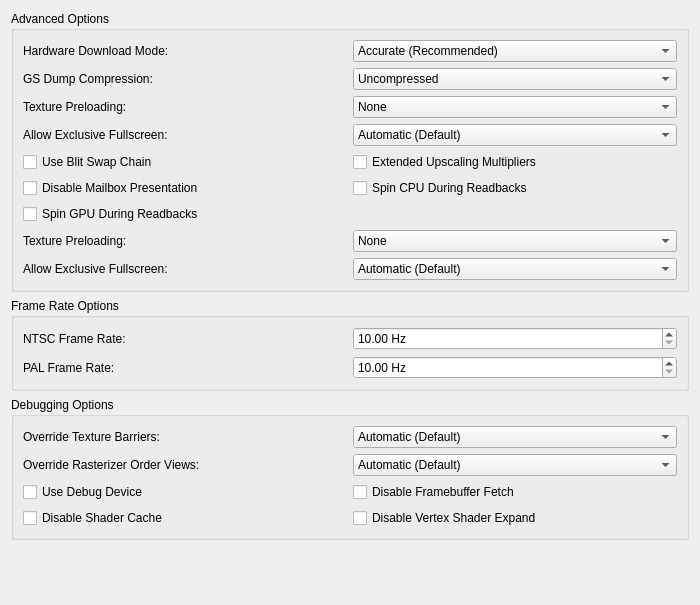
<?xml version="1.0" encoding="UTF-8"?>
<ui version="4.0">
 <class>GraphicsAdvancedSettingsTab</class>
 <widget class="QWidget" name="GraphicsAdvancedSettingsTab">
  <property name="geometry">
   <rect>
    <x>0</x>
    <y>0</y>
    <width>700</width>
    <height>605</height>
   </rect>
  </property>
  <property name="windowTitle">
   <string/>
  </property>
  <layout class="QVBoxLayout" name="verticalLayout">
   <item>
    <widget class="QGroupBox" name="advancedOptions">
     <property name="sizePolicy">
      <sizepolicy hsizetype="Preferred" vsizetype="Fixed">
       <horstretch>0</horstretch>
       <verstretch>0</verstretch>
      </sizepolicy>
     </property>
     <property name="title">
      <string>Advanced Options</string>
     </property>
     <layout class="QGridLayout" name="gridLayout_2">
      <item row="0" column="0">
       <widget class="QLabel" name="hwDownloadModeLabel">
        <property name="text">
         <string>Hardware Download Mode:</string>
        </property>
        <property name="buddy">
         <cstring>gsDownloadMode</cstring>
        </property>
       </widget>
      </item>
      <item row="0" column="1">
       <widget class="QComboBox" name="gsDownloadMode">
        <item>
         <property name="text">
          <string>Accurate (Recommended)</string>
         </property>
        </item>
        <item>
         <property name="text">
          <string>Disable Readbacks (Synchronize GS Thread)</string>
         </property>
        </item>
        <item>
         <property name="text">
          <string>Unsynchronized (Non-Deterministic)</string>
         </property>
        </item>
        <item>
         <property name="text">
          <string>Disabled (Ignore Transfers)</string>
         </property>
        </item>
       </widget>
      </item>
      <item row="1" column="0">
       <widget class="QLabel" name="gsDumpCompressionLabel">
        <property name="text">
         <string>GS Dump Compression:</string>
        </property>
        <property name="buddy">
         <cstring>gsDumpCompression</cstring>
        </property>
       </widget>
      </item>
      <item row="1" column="1">
       <widget class="QComboBox" name="gsDumpCompression">
        <item>
         <property name="text">
          <string>Uncompressed</string>
         </property>
        </item>
        <item>
         <property name="text">
          <string>LZMA (xz)</string>
         </property>
        </item>
        <item>
         <property name="text">
          <string>Zstandard (zst)</string>
         </property>
        </item>
       </widget>
      </item>
      <item row="2" column="0">
       <widget class="QLabel" name="label">
        <property name="text">
         <string>Texture Preloading:</string>
        </property>
       </widget>
      </item>
      <item row="2" column="1">
       <widget class="QComboBox" name="texturePreloading">
        <item>
         <property name="text">
          <string>None</string>
         </property>
        </item>
        <item>
         <property name="text">
          <string>Partial</string>
         </property>
        </item>
        <item>
         <property name="text">
          <string>Full (Hash Cache)</string>
         </property>
        </item>
       </widget>
      </item>
      <item row="3" column="0">
       <widget class="QLabel" name="exclussiveFSLabel">
        <property name="text">
         <string>Allow Exclusive Fullscreen:</string>
        </property>
       </widget>
      </item>
      <item row="3" column="1">
       <widget class="QComboBox" name="exclusiveFullscreenControl">
        <item>
         <property name="text">
          <string>Automatic (Default)</string>
         </property>
        </item>
        <item>
         <property name="text">
          <string>Disallowed</string>
         </property>
        </item>
        <item>
         <property name="text">
          <string>Allowed</string>
         </property>
        </item>
       </widget>
      </item>
      <item row="4" column="0" colspan="2">
       <layout class="QGridLayout" name="advancedLayout">
        <item row="1" column="1">
         <widget class="QCheckBox" name="extendedUpscales">
          <property name="text">
           <string>Extended Upscaling Multipliers</string>
          </property>
         </widget>
        </item>
        <item row="2" column="0">
         <widget class="QCheckBox" name="disableMailboxPresentation">
          <property name="text">
           <string extracomment="Mailbox Presentation: a type of graphics-rendering technique that has not been exposed to the public that often, so chances are you will need to keep the word mailbox in English. It does not have anything to do with postal mailboxes or email inboxes/outboxes.">Disable Mailbox Presentation</string>
          </property>
         </widget>
        </item>
        <item row="1" column="0">
         <widget class="QCheckBox" name="useBlitSwapChain">
          <property name="text">
           <string extracomment="Blit = a data operation. You might want to write it as-is, but fully uppercased. More information: https://en.wikipedia.org/wiki/Bit_blit \nSwap chain: see Microsoft's Terminology Portal.">Use Blit Swap Chain</string>
          </property>
         </widget>
        </item>
        <item row="2" column="1">
         <widget class="QCheckBox" name="spinCPUDuringReadbacks">
          <property name="text">
           <string>Spin CPU During Readbacks</string>
          </property>
         </widget>
        </item>
        <item row="3" column="0">
         <widget class="QCheckBox" name="spinGPUDuringReadbacks">
          <property name="text">
           <string>Spin GPU During Readbacks</string>
          </property>
         </widget>
        </item>
       </layout>
      </item>
      <item row="6" column="0">
       <widget class="QLabel" name="exclussiveFSLabel">
        <property name="text">
         <string>Allow Exclusive Fullscreen:</string>
        </property>
        <property name="buddy">
         <cstring>exclusiveFullscreenControl</cstring>
        </property>
       </widget>
      </item>
      <item row="6" column="1">
       <widget class="QComboBox" name="exclusiveFullscreenControl">
        <item>
         <property name="text">
          <string>Automatic (Default)</string>
         </property>
        </item>
        <item>
         <property name="text">
          <string>Disallowed</string>
         </property>
        </item>
        <item>
         <property name="text">
          <string>Allowed</string>
         </property>
        </item>
       </widget>
      </item>
      <item row="5" column="1">
       <widget class="QComboBox" name="texturePreloading">
        <item>
         <property name="text">
          <string>None</string>
         </property>
        </item>
        <item>
         <property name="text">
          <string>Partial</string>
         </property>
        </item>
        <item>
         <property name="text">
          <string>Full (Hash Cache)</string>
         </property>
        </item>
       </widget>
      </item>
      <item row="5" column="0">
       <widget class="QLabel" name="label">
        <property name="text">
         <string>Texture Preloading:</string>
        </property>
        <property name="buddy">
         <cstring>texturePreloading</cstring>
        </property>
       </widget>
      </item>
     </layout>
    </widget>
   </item>
   <item>
    <widget class="QGroupBox" name="frameRateOptions">
     <property name="title">
      <string>Frame Rate Options</string>
     </property>
     <layout class="QGridLayout" name="frameRateOptionsFormLayout">
      <item row="0" column="0">
       <widget class="QLabel" name="ntscLabel">
        <property name="text">
         <string>NTSC Frame Rate:</string>
        </property>
        <property name="buddy">
         <cstring>ntscFrameRate</cstring>
        </property>
       </widget>
      </item>
      <item row="0" column="1">
       <widget class="QDoubleSpinBox" name="ntscFrameRate">
        <property name="suffix">
         <string extracomment="Hz=Hertz, as in the measuring unit. Shown after the corresponding number. Those languages who'd need to remove the space or do something in between should do so."> Hz</string>
        </property>
        <property name="minimum">
         <double>10.000000000000000</double>
        </property>
        <property name="maximum">
         <double>300.000000000000000</double>
        </property>
        <property name="singleStep">
         <double>0.010000000000000</double>
        </property>
       </widget>
      </item>
      <item row="1" column="0">
       <widget class="QLabel" name="palLabel">
        <property name="text">
         <string>PAL Frame Rate:</string>
        </property>
        <property name="buddy">
         <cstring>palFrameRate</cstring>
        </property>
       </widget>
      </item>
      <item row="1" column="1">
       <widget class="QDoubleSpinBox" name="palFrameRate">
        <property name="suffix">
         <string> Hz</string>
        </property>
        <property name="minimum">
         <double>10.000000000000000</double>
        </property>
        <property name="maximum">
         <double>300.000000000000000</double>
        </property>
        <property name="singleStep">
         <double>0.010000000000000</double>
        </property>
       </widget>
      </item>
     </layout>
    </widget>
   </item>
   <item>
    <widget class="QGroupBox" name="debuggingOptions">
     <property name="sizePolicy">
      <sizepolicy hsizetype="Preferred" vsizetype="Fixed">
       <horstretch>0</horstretch>
       <verstretch>0</verstretch>
      </sizepolicy>
     </property>
     <property name="title">
      <string>Debugging Options</string>
     </property>
     <layout class="QGridLayout" name="gridLayout">
      <item row="0" column="0">
       <widget class="QLabel" name="barriersLabel">
        <property name="text">
         <string>Override Texture Barriers:</string>
        </property>
        <property name="buddy">
         <cstring>overrideTextureBarriers</cstring>
        </property>
       </widget>
      </item>
      <item row="0" column="1">
       <widget class="QComboBox" name="overrideTextureBarriers">
        <item>
         <property name="text">
          <string>Automatic (Default)</string>
         </property>
        </item>
        <item>
         <property name="text">
          <string>Force Disabled</string>
         </property>
        </item>
        <item>
         <property name="text">
          <string>Force Enabled</string>
         </property>
        </item>
       </widget>
      </item>
      <item row="1" column="0">
       <widget class="QLabel" name="rovLabel">
        <property name="text">
         <string>Override Rasterizer Order Views:</string>
        </property>
       </widget>
      </item>
      <item row="1" column="1">
       <widget class="QComboBox" name="overrideRasterizerOrderViews">
        <item>
         <property name="text">
          <string>Automatic (Default)</string>
         </property>
        </item>
        <item>
         <property name="text">
          <string>Force Disabled</string>
         </property>
        </item>
        <item>
         <property name="text">
          <string>Force Enabled</string>
         </property>
        </item>
       </widget>
      </item>
      <item row="2" column="0" colspan="2">
       <layout class="QGridLayout" name="debuggingOptionsLayout">
        <item row="0" column="1">
         <widget class="QCheckBox" name="disableFramebufferFetch">
          <property name="text">
           <string>Disable Framebuffer Fetch</string>
          </property>
         </widget>
        </item>
        <item row="1" column="0">
         <widget class="QCheckBox" name="disableShaderCache">
          <property name="text">
           <string>Disable Shader Cache</string>
          </property>
         </widget>
        </item>
        <item row="1" column="1">
         <widget class="QCheckBox" name="disableVertexShaderExpand">
          <property name="text">
           <string>Disable Vertex Shader Expand</string>
          </property>
         </widget>
        </item>
        <item row="0" column="0">
         <widget class="QCheckBox" name="useDebugDevice">
          <property name="text">
           <string>Use Debug Device</string>
          </property>
         </widget>
        </item>
       </layout>
      </item>
     </layout>
    </widget>
   </item>
   <item>
    <spacer name="verticalSpacer">
     <property name="orientation">
      <enum>Qt::Orientation::Vertical</enum>
     </property>
     <property name="sizeHint" stdset="0">
      <size>
       <width>20</width>
       <height>0</height>
      </size>
     </property>
    </spacer>
   </item>
  </layout>
 </widget>
 <tabstops>
  <tabstop>gsDownloadMode</tabstop>
  <tabstop>gsDumpCompression</tabstop>
  <tabstop>texturePreloading</tabstop>
  <tabstop>exclusiveFullscreenControl</tabstop>
  <tabstop>useBlitSwapChain</tabstop>
  <tabstop>extendedUpscales</tabstop>
  <tabstop>disableMailboxPresentation</tabstop>
  <tabstop>spinCPUDuringReadbacks</tabstop>
  <tabstop>spinGPUDuringReadbacks</tabstop>
  <tabstop>ntscFrameRate</tabstop>
  <tabstop>palFrameRate</tabstop>
  <tabstop>overrideTextureBarriers</tabstop>
  <tabstop>useDebugDevice</tabstop>
  <tabstop>disableFramebufferFetch</tabstop>
  <tabstop>disableShaderCache</tabstop>
  <tabstop>disableVertexShaderExpand</tabstop>
 </tabstops>
 <resources/>
 <connections/>
</ui>
